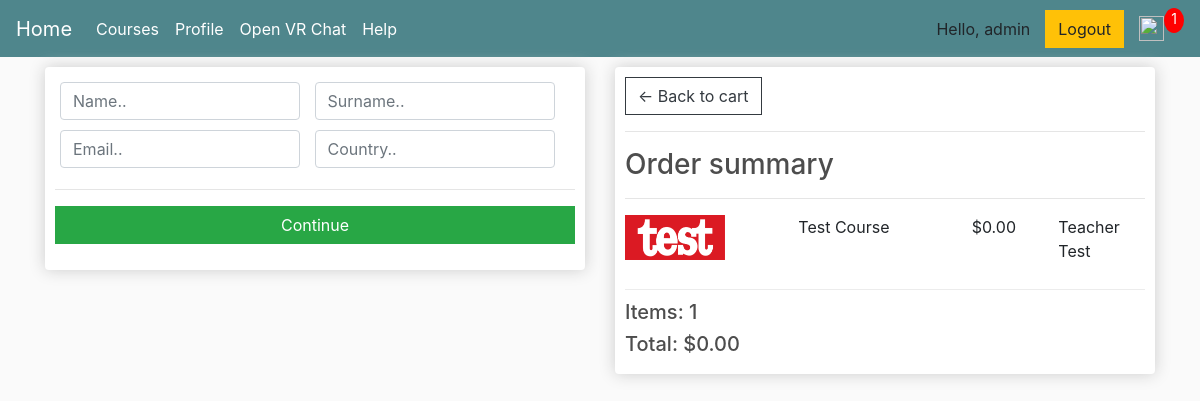
/checkout/ (signed in), run on an earlier commit of the app's database.
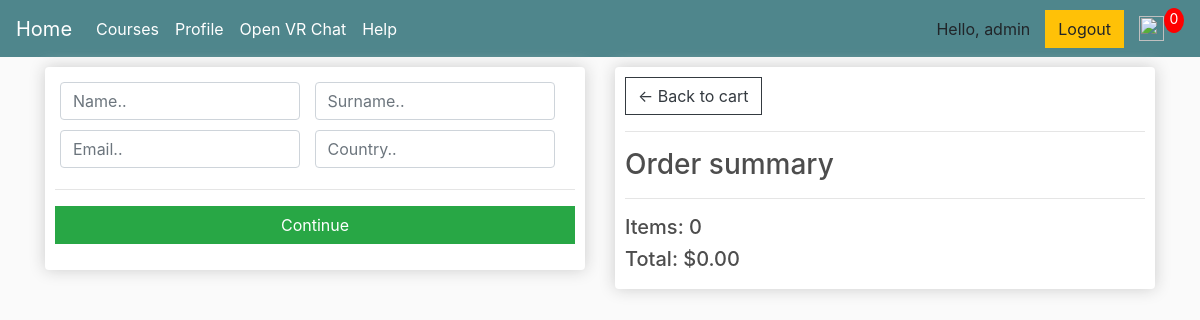
And on a later commit of the database.
### ESchoolVR/models.py (models this page shows, shortened)
class Order(models.Model):
    customer = models.ForeignKey(User,on_delete=models.SET_NULL,blank=True,null=True)
    date_ordered = models.DateTimeField(auto_now_add=True)
    complete = models.BooleanField(default=False,null=True,blank=False)
    transaction_id = models.CharField(max_length=200,null=True)
    @property
    def get_cart_total(self):
        orderitems = self.orderitem_set.all()
        total = sum([item.get_total for item in orderitems])
        return total
    def get_cart_items(self):
        orderitems = self.orderitem_set.all()
        total = sum([item.quantity for item in orderitems])
        return total

class OrderItem(models.Model):
    course = models.ForeignKey(Course,on_delete=models.SET_NULL,blank=True,null=True)
    order = models.ForeignKey(Order,on_delete=models.SET_NULL, blank=True,null=True)
    quantity = models.IntegerField(default=1,null=True,blank=True)
    date_added = models.DateTimeField(auto_now_add=True)
    @property
    def get_total(self):
        total = self.course.price
        return total

class Course(models.Model):
    name = models.CharField(max_length=200,null=True)
    price = models.FloatField()
    teacher = models.ForeignKey(Teacher,on_delete=models.SET_NULL,blank=True,null=True)
    image = models.ImageField(null=True,blank=True)
    @property
    def imageURL(self):
        try:
            url = self.image.url
        except:
            url = ''
        return url
    class Meta:
        ordering = ['name']

class Teacher(models.Model):
    name = models.CharField(max_length=200,null=True)
    surname = models.CharField(max_length=200,null=True)
    class Meta:
        ordering = ['surname']
    def __str__(self):
        return self.name + " " +self.surname

### ESchoolVR/views.py (the view)
# urls.py: path('checkout/', views.checkout, name="checkout"),
@login_required(login_url='login')
def checkout(request):
    if request.user.is_authenticated:
        customer = request.user
        order, created = Order.objects.get_or_create(customer=customer,complete=False)
        items = order.orderitem_set.all()
        cartItems = order.get_cart_items
    else:
        items = []
        order = {'get_cart_total':0, 'get_cart_items':0}
        cartItems = order['get_cart_items']
    context = {'items':items, 'order':order,'cartItems':cartItems}
    return render(request,'vrschool/checkout.html',context)

### ESchoolVR/templates/vrschool/checkout.html (shortened to what this page needs)
{% extends 'vrschool/main.html' %}
{% load static %}
{% block content %}
<div class="row">
    <div class="col-lg-6">
        <div class="box-element" id="form-wrapper">
            <form id="form">
                <div id="user-info">
                    <div class="form-field">
                        <input required class="form-control" type="text" name="name" placeholder="Name..">
                    </div>
                    <div class="form-field">
                        <input required class="form-control" type="text" name="surname" placeholder="Surname..">
                    </div>
                    <div class="form-field">
                        <input required class="form-control" type="email" name="email" placeholder="Email..">
                    </div>
                    <div class="form-field">
                        <input required class="form-control" type="text" name="country" placeholder="Country..">
                    </div>
                </div>
                <hr>
                <input id="form-button" class="btn btn-success btn-block" type="submit" value="Continue">
            </form>
        </div>
        <br>
    </div>
    <div class="col-lg-6">
        <div class="box-element">
            <a class="btn btn-outline-dark" href="{% url 'cart' %}">&#x2190; Back to cart</a>
            <hr>
            <h3>Order summary</h3>
            <hr>
            {% for item in items %}
            <div class="cart-row">
                <div style="flex:2"><img class="row-image" src="{{item.course.imageURL}}"></div>
                <div style="flex:2"><p>{{item.course.name}}</p></div>
                <div style="flex:1"><p>${{item.course.price|floatformat:2}}</p></div>
                <div style="flex:1"><p>{{item.course.teacher}}</p></div>
            </div>
            {% endfor %}
            <h5>Items:   {{order.get_cart_items}}</h5>
            <h5>Total:   ${{order.get_cart_total|floatformat:2}}</h5>
        </div>
    </div>
</div>
{% endblock content %}

### ESchoolVR/templates/vrschool/main.html (shortened to what this page needs)
<html>
    {% load static %}
    <head>
        <link rel="stylesheet" href="https://cdn.jsdelivr.net/npm/bootstrap@4.0.0/dist/css/bootstrap.min.css">
        <link rel="stylesheet" type="text/css" href="{% static 'css/main.css' %}">
      </head>
    <body>
        <nav class="navbar navbar-expand-lg navbar-dark bg-dark">
            <a class="navbar-brand" href="{% url 'starter' %}">Home</a>
            <div class="collapse navbar-collapse" id="navbarSupportedContent">
              <ul class="navbar-nav mr-auto">
                <li class="nav-item active">
                  <a class="nav-link" href="{% url 'courses' %}">Courses <span class="sr-only">(current)</span></a>
                </li>
                <li class="nav-item active">
                  <a class="nav-link" href="{% url 'user' %}">Profile <span class="sr-only">(current)</span></a>
                </li>
                <li class="nav-item active">
                  <a class="nav-link" href="{% url 'chat' %}">Open VR Chat <span class="sr-only">(current)</span></a>
                </li>
                <li class="nav-item active">
                  <a class="nav-link" href="{% url 'help' %}">Help <span class="sr-only">(current)</span></a>
                </li>
              </ul>
              <div class="form-inline my-2 my-lg-0">
                <span style="margin-right:15px" id="hello-msg" >Hello, {{request.user}}</span>
                <a href="{% url 'logout' %}"class="btn btn-warning">Logout</a>
                <a href="{% url 'cart' %}">
                   <img  id="cart-icon" src="https://stepswithcode.s3-us-west-2.amazonaws.com/m1-prt4/6+cart.png">
               </a>
               <p id="cart-total" >{{cartItems}}</p>
           </div>
            </div>
          </nav>
        <div class="container" >
            {% block content %}
            {% endblock content %}
        </div>
    </body>
</html>

What changed in the data, as far as the page shows it:
removed OrderItem: course.imageURL (picture), course.name "Test Course", course.price "0.00", course.teacher "Teacher Test"
computed for Order: id "1" → "0"; get_cart_items "1" → "0"
